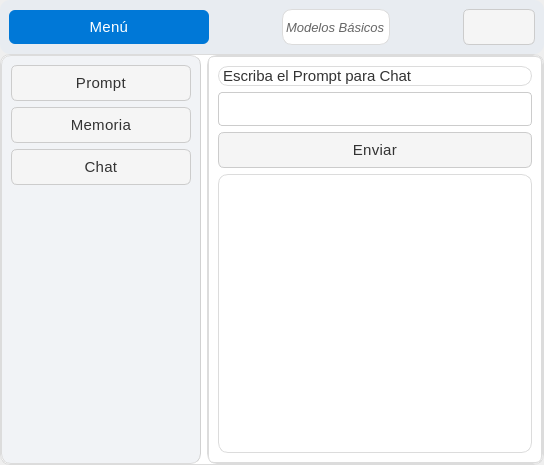
<?xml version="1.0" encoding="UTF-8"?>
<ui version="4.0">
 <class>Dialog</class>
 <widget class="QDialog" name="Dialog">
  <property name="geometry">
   <rect>
    <x>0</x>
    <y>0</y>
    <width>544</width>
    <height>465</height>
   </rect>
  </property>
  <property name="windowTitle">
   <string>Dialog</string>
  </property>
  <property name="styleSheet">
   <string notr="true">/* === Estilo general === */
QMainWindow {
    background-color: #f6f7fb;
    color: #333333;
    font-family: &quot;Segoe UI Variable&quot;, &quot;Roboto&quot;, &quot;Open Sans&quot;, sans-serif;
    font-size: 16px;
    font-weight: 300; /* Más delgada */
}

/* === Frames === */
QFrame {
    background-color: #ffffff;
    border-radius: 10px;
    border: 1px solid #dcdcdc;
}

/* Barra superior */
#frame_superior {
    background-color: #e8ecf1;
    border: none;
}

/* Panel lateral */
#frame_lateral {
    background-color: #f1f3f6;
    border-right: 1px solid #d1d1d1;
}

/* Área principal */
#frame_paginas {
    background-color: #ffffff;
}

/* === Botones === */
QPushButton {
    background-color: #f5f5f5;
    color: #333333;
    border: 1px solid #cccccc;
    border-radius: 6px;
    padding: 8px 14px;
    font-weight: 400;
    font-size: 15px;
    letter-spacing: 0.3px;
}

QPushButton:hover {
    background-color: #0078d7;
    color: #ffffff;
    border: 1px solid #0078d7;
}

QPushButton:pressed {
    background-color: #005a9e;
    color: #ffffff;
    border: 1px solid #005a9e;
}

/* Botón principal (Menú) */
#boton_menu {
    background-color: #0078d7;
    color: white;
    border: none;
    font-weight: 400;
}
#boton_menu:hover {
    background-color: #006cbe;
}
#boton_menu:pressed {
    background-color: #005a9e;
}

/* Botón salir */
#boton_salir {
    background-color: #e74c3c;
    color: white;
    border: none;
}
#boton_salir:hover {
    background-color: #c0392b;
}
#boton_salir:pressed {
    background-color: #a93226;
}

/* === Campos de texto === */
QLineEdit {
    background-color: #ffffff;
    color: #333333;
    border: 1px solid #cccccc;
    border-radius: 4px;
    padding: 6px 8px;
    font-size: 15px;
    font-weight: 300;
}

QLineEdit:focus {
    border: 1px solid #0078d7;
    background-color: #f9fcff;
}

/* === Labels === */
QLabel {
    color: #333333;
    font-weight: 300;
    font-size: 15px;
}

/* Label inferior o secundario */
#label {
    color: #666666;
    font-size: 13px;
    font-style: italic;
}

/* === Stacked Widget === */
QStackedWidget {
    background-color: #ffffff;
    border: 1px solid #dcdcdc;
    border-radius: 6px;
}

/* === Scrollbars === */
QScrollBar:vertical {
    border: none;
    background: #f0f0f0;
    width: 10px;
    border-radius: 4px;
}
QScrollBar::handle:vertical {
    background: #cccccc;
    min-height: 20px;
    border-radius: 4px;
}
QScrollBar::handle:vertical:hover {
    background: #0078d7;
}
QScrollBar::add-line:vertical,
QScrollBar::sub-line:vertical {
    height: 0;
}

/* === Layouts === */
QVBoxLayout, QHBoxLayout {
    spacing: 10px;
}

/* === Botones laterales === */
#boton_agregar, #boton_buscar, #boton_actualizar, #boton_eliminar, #boton_consultar {
    background-color: #ffffff;
    border: 1px solid #cccccc;
    color: #333333;
    font-weight: 400;
    font-size: 15px;
}

#boton_agregar:hover, 
#boton_buscar:hover, 
#boton_actualizar:hover, 
#boton_eliminar:hover,
#boton_consultar:hover {
    background-color: #e8f0fe;
    border: 1px solid #0078d7;
    color: #0078d7;
}

#boton_agregar:pressed, 
#boton_buscar:pressed, 
#boton_actualizar:pressed, 
#boton_eliminar:pressed ,
#boton_consultar:pressed{
    background-color: #cce0ff;
}

/* === Tooltips === */
QToolTip {
    background-color: #ffffff;
    color: #333333;
    border: 1px solid #0078d7;
    padding: 6px;
    border-radius: 4px;
    font-size: 14px;
}</string>
  </property>
  <layout class="QVBoxLayout" name="verticalLayout" stretch="1,8">
   <property name="spacing">
    <number>0</number>
   </property>
   <property name="leftMargin">
    <number>0</number>
   </property>
   <property name="topMargin">
    <number>0</number>
   </property>
   <property name="rightMargin">
    <number>0</number>
   </property>
   <property name="bottomMargin">
    <number>0</number>
   </property>
   <item>
    <widget class="QFrame" name="frame_superior">
     <property name="frameShape">
      <enum>QFrame::StyledPanel</enum>
     </property>
     <property name="frameShadow">
      <enum>QFrame::Raised</enum>
     </property>
     <layout class="QHBoxLayout" name="horizontalLayout">
      <item>
       <widget class="QPushButton" name="boton_menu">
        <property name="minimumSize">
         <size>
          <width>200</width>
          <height>0</height>
         </size>
        </property>
        <property name="maximumSize">
         <size>
          <width>200</width>
          <height>16777215</height>
         </size>
        </property>
        <property name="text">
         <string>Menú</string>
        </property>
        <property name="icon">
         <iconset>
          <normaloff>../imagenes/boton_menu.png</normaloff>../imagenes/boton_menu.png</iconset>
        </property>
        <property name="iconSize">
         <size>
          <width>32</width>
          <height>32</height>
         </size>
        </property>
       </widget>
      </item>
      <item>
       <spacer name="horizontalSpacer">
        <property name="orientation">
         <enum>Qt::Horizontal</enum>
        </property>
        <property name="sizeHint" stdset="0">
         <size>
          <width>64</width>
          <height>20</height>
         </size>
        </property>
       </spacer>
      </item>
      <item>
       <widget class="QLabel" name="label">
        <property name="text">
         <string>Modelos Básicos</string>
        </property>
       </widget>
      </item>
      <item>
       <spacer name="horizontalSpacer_2">
        <property name="orientation">
         <enum>Qt::Horizontal</enum>
        </property>
        <property name="sizeHint" stdset="0">
         <size>
          <width>64</width>
          <height>20</height>
         </size>
        </property>
       </spacer>
      </item>
      <item>
       <widget class="QPushButton" name="boton_cerrar">
        <property name="text">
         <string/>
        </property>
        <property name="icon">
         <iconset>
          <normaloff>../imagenes/boton_cerrar.png</normaloff>../imagenes/boton_cerrar.png</iconset>
        </property>
        <property name="iconSize">
         <size>
          <width>32</width>
          <height>32</height>
         </size>
        </property>
       </widget>
      </item>
     </layout>
    </widget>
   </item>
   <item>
    <widget class="QFrame" name="frame_central">
     <property name="frameShape">
      <enum>QFrame::StyledPanel</enum>
     </property>
     <property name="frameShadow">
      <enum>QFrame::Raised</enum>
     </property>
     <layout class="QHBoxLayout" name="horizontalLayout_2">
      <property name="leftMargin">
       <number>0</number>
      </property>
      <property name="topMargin">
       <number>0</number>
      </property>
      <property name="rightMargin">
       <number>0</number>
      </property>
      <property name="bottomMargin">
       <number>0</number>
      </property>
      <item>
       <widget class="QFrame" name="frame_lateral">
        <property name="minimumSize">
         <size>
          <width>200</width>
          <height>0</height>
         </size>
        </property>
        <property name="maximumSize">
         <size>
          <width>0</width>
          <height>16777215</height>
         </size>
        </property>
        <property name="frameShape">
         <enum>QFrame::StyledPanel</enum>
        </property>
        <property name="frameShadow">
         <enum>QFrame::Raised</enum>
        </property>
        <layout class="QVBoxLayout" name="verticalLayout_2">
         <item>
          <widget class="QPushButton" name="pushButton">
           <property name="text">
            <string>Prompt</string>
           </property>
          </widget>
         </item>
         <item>
          <widget class="QPushButton" name="pushButton_2">
           <property name="text">
            <string>Memoria</string>
           </property>
          </widget>
         </item>
         <item>
          <widget class="QPushButton" name="pushButton_3">
           <property name="text">
            <string>Chat</string>
           </property>
          </widget>
         </item>
         <item>
          <spacer name="verticalSpacer">
           <property name="orientation">
            <enum>Qt::Vertical</enum>
           </property>
           <property name="sizeHint" stdset="0">
            <size>
             <width>20</width>
             <height>246</height>
            </size>
           </property>
          </spacer>
         </item>
        </layout>
       </widget>
      </item>
      <item>
       <widget class="QFrame" name="frame_paginas">
        <property name="frameShape">
         <enum>QFrame::StyledPanel</enum>
        </property>
        <property name="frameShadow">
         <enum>QFrame::Raised</enum>
        </property>
        <layout class="QVBoxLayout" name="verticalLayout_3">
         <property name="spacing">
          <number>0</number>
         </property>
         <property name="leftMargin">
          <number>0</number>
         </property>
         <property name="topMargin">
          <number>0</number>
         </property>
         <property name="rightMargin">
          <number>0</number>
         </property>
         <property name="bottomMargin">
          <number>0</number>
         </property>
         <item>
          <widget class="QStackedWidget" name="stackedWidget">
           <property name="currentIndex">
            <number>2</number>
           </property>
           <widget class="QWidget" name="page_prompt">
            <layout class="QVBoxLayout" name="verticalLayout_4">
             <item>
              <widget class="QLabel" name="label_2">
               <property name="text">
                <string>Escriba el Prompt</string>
               </property>
              </widget>
             </item>
             <item>
              <widget class="QLineEdit" name="input_prompt"/>
             </item>
             <item>
              <widget class="QPushButton" name="boton_enviar">
               <property name="text">
                <string>Enviar</string>
               </property>
              </widget>
             </item>
             <item>
              <widget class="QTextEdit" name="output_response"/>
             </item>
            </layout>
           </widget>
           <widget class="QWidget" name="page_memoria">
            <layout class="QVBoxLayout" name="verticalLayout_5">
             <item>
              <widget class="QLabel" name="label_3">
               <property name="text">
                <string>Escriba el Prompt para historial</string>
               </property>
              </widget>
             </item>
             <item>
              <widget class="QLineEdit" name="input_prompt_2"/>
             </item>
             <item>
              <widget class="QPushButton" name="boton_enviar_2">
               <property name="text">
                <string>Enviar</string>
               </property>
              </widget>
             </item>
             <item>
              <widget class="QTextEdit" name="output_response_2"/>
             </item>
            </layout>
           </widget>
           <widget class="QWidget" name="page_chat">
            <layout class="QVBoxLayout" name="verticalLayout_6">
             <item>
              <widget class="QLabel" name="label_4">
               <property name="text">
                <string>Escriba el Prompt para Chat</string>
               </property>
              </widget>
             </item>
             <item>
              <widget class="QLineEdit" name="input_prompt_3"/>
             </item>
             <item>
              <widget class="QPushButton" name="boton_enviar_3">
               <property name="text">
                <string>Enviar</string>
               </property>
              </widget>
             </item>
             <item>
              <widget class="QTextEdit" name="output_response_3"/>
             </item>
            </layout>
           </widget>
          </widget>
         </item>
        </layout>
       </widget>
      </item>
     </layout>
    </widget>
   </item>
  </layout>
 </widget>
 <resources/>
 <connections/>
</ui>
